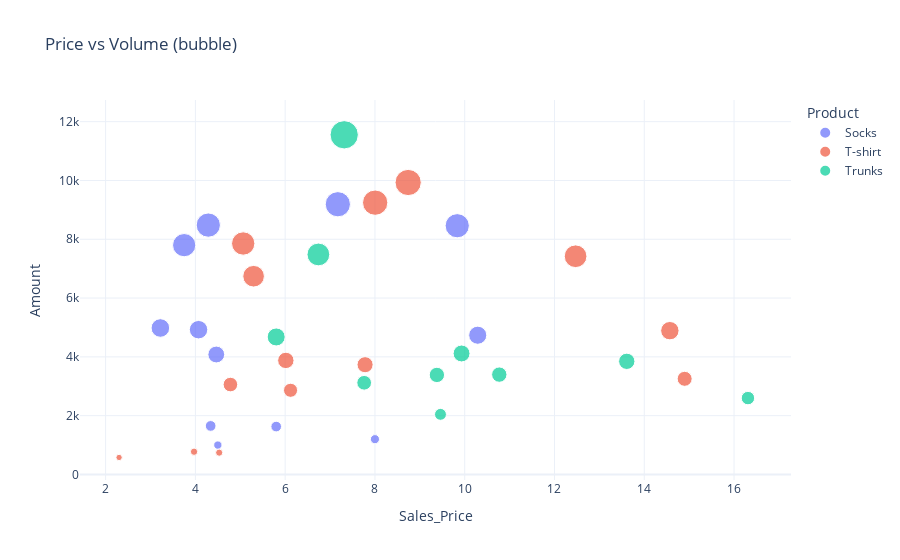

Notebook code for this chart:
### Code cell
lvl = (df.groupby(["Year","Product","Unit"], as_index=False)
         .agg(Amount=("Amount","sum"),
              Sales_Price=("Sales_Price","mean")))
fig = px.scatter(lvl, x="Sales_Price", y="Amount", size="Amount",
                 color="Product", hover_data=["Year","Unit"],
                 title="Price vs Volume (bubble)", template="plotly_white")
fig.show()

### Figure 1 — Plotly figure (JSON) as saved in the notebook; plotly's stock layout.template omitted (floating-point values rounded to 4 significant figures)
{"data": [{"customdata": [[2019, "2-pack"], [2019, "3-pack"], [2020, "1-pack"], [2020, "2-pack"], [2021, "3-pack"], [2023, "2-pack"], [2023, "3-pack"], [2024, "1-pack"], [2024, "2-pack"], [2024, "3-pack"], [2025, "2-pack"], [2025, "3-pack"]], "hovertemplate": "Product=Socks<br>Sales_Price=%{x}<br>Amount=%{marker.size}<br>Year=%{customdata[0]}<br>Unit=%{customdata[1]}<extra></extra>", "legendgroup": "Socks", "marker": {"color": "#636efa", "size": [1629, 4736, 8482, 4925, 4982, 7800, 1000, 9191, 1651, 4080, 1200, 8460], "sizemode": "area", "sizeref": 28.88, "symbol": "circle"}, "mode": "markers", "name": "Socks", "orientation": "v", "showlegend": true, "type": "scatter", "x": [5.8, 10.29, 4.287, 4.07, 3.22, 3.75, 4.5, 7.173, 4.34, 4.465, 8.0, 9.833], "xaxis": "x", "y": [1629, 4736, 8482, 4925, 4982, 7800, 1000, 9191, 1651, 4080, 1200, 8460], "yaxis": "y"}, {"customdata": [[2019, "1-pack"], [2019, "3-pack"], [2020, "2-pack"], [2020, "3-pack"], [2021, "2-pack"], [2021, "3-pack"], [2022, "1-pack"], [2022, "2-pack"], [2023, "1-pack"], [2023, "3-pack"], [2024, "1-pack"], [2024, "2-pack"], [2024, "3-pack"], [2025, "3-pack"]], "hovertemplate": "Product=T-shirt<br>Sales_Price=%{x}<br>Amount=%{marker.size}<br>Year=%{customdata[0]}<br>Unit=%{customdata[1]}<extra></extra>", "legendgroup": "T-shirt", "marker": {"color": "#EF553B", "size": [3058, 3879, 3733, 741, 7856, 2863, 6743, 9245, 578, 3253, 9931, 773, 7422, 4891], "sizemode": "area", "sizeref": 28.88, "symbol": "circle"}, "mode": "markers", "name": "T-shirt", "orientation": "v", "showlegend": true, "type": "scatter", "x": [4.78, 6.015, 7.78, 4.53, 5.065, 6.12, 5.297, 8.005, 2.3, 14.9, 8.74, 3.97, 12.47, 14.57], "xaxis": "x", "y": [3058, 3879, 3733, 741, 7856, 2863, 6743, 9245, 578, 3253, 9931, 773, 7422, 4891], "yaxis": "y"}, {"customdata": [[2019, "1-pack"], [2020, "2-pack"], [2021, "1-pack"], [2022, "1-pack"], [2023, "1-pack"], [2023, "2-pack"], [2023, "3-pack"], [2024, "1-pack"], [2024, "3-pack"], [2025, "3-pack"]], "hovertemplate": "Product=Trunks<br>Sales_Price=%{x}<br>Amount=%{marker.size}<br>Year=%{customdata[0]}<br>Unit=%{customdata[1]}<extra></extra>", "legendgroup": "Trunks", "marker": {"color": "#00cc96", "size": [4115, 2598, 4677, 3385, 11553, 2045, 7483, 3396, 3118, 3848], "sizemode": "area", "sizeref": 28.88, "symbol": "circle"}, "mode": "markers", "name": "Trunks", "orientation": "v", "showlegend": true, "type": "scatter", "x": [9.93, 16.31, 5.8, 9.38, 7.315, 9.46, 6.74, 10.77, 7.76, 13.61], "xaxis": "x", "y": [4115, 2598, 4677, 3385, 11553, 2045, 7483, 3396, 3118, 3848], "yaxis": "y"}], "layout": {"legend": {"itemsizing": "constant", "title": {"text": "Product"}, "tracegroupgap": 0}, "title": {"text": "Price vs Volume (bubble)"}, "xaxis": {"anchor": "y", "domain": [0, 1], "title": {"text": "Sales_Price"}}, "yaxis": {"anchor": "x", "domain": [0, 1], "title": {"text": "Amount"}}}}
